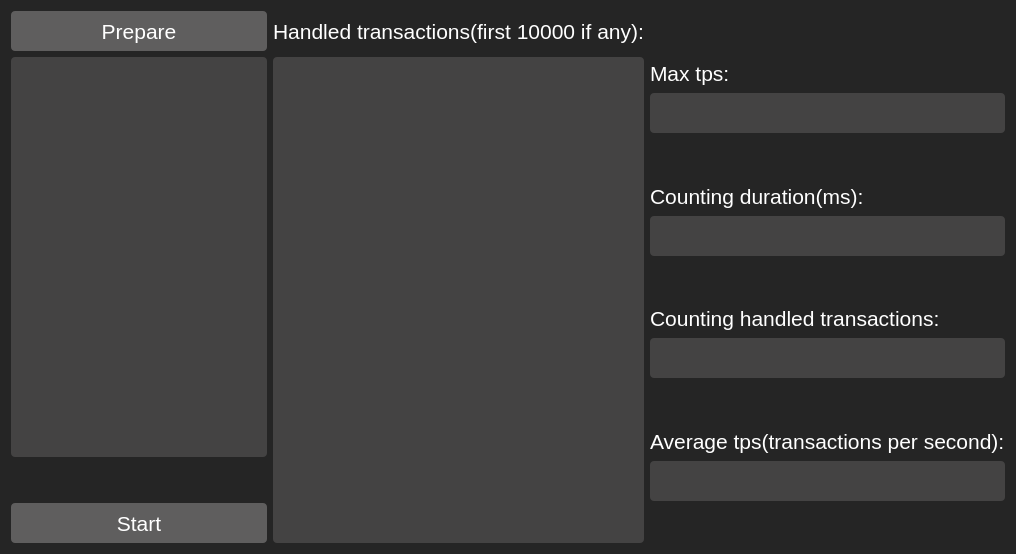
      <widget class="QWidget" name="tab">
       <property name="styleSheet">
        <string notr="true">background-color: rgb(37, 37, 37);</string>
       </property>
       <attribute name="title">
        <string>Benchmark Testing</string>
       </attribute>
       <layout class="QHBoxLayout" name="horizontalLayout_3" stretch="2,3">
        <item>
         <layout class="QVBoxLayout" name="verticalLayout">
          <item>
           <widget class="QPushButton" name="pushButtonInitialize">
            <property name="minimumSize">
             <size>
              <width>0</width>
              <height>40</height>
             </size>
            </property>
            <property name="maximumSize">
             <size>
              <width>16777215</width>
              <height>40</height>
             </size>
            </property>
            <property name="font">
             <font>
              <family>Arial</family>
              <pointsize>16</pointsize>
             </font>
            </property>
            <property name="styleSheet">
             <string notr="true">background-color: rgb(95, 94, 94);
color: rgb(255, 255, 255);
border-radius: 4px;</string>
            </property>
            <property name="text">
             <string>Prepare</string>
            </property>
           </widget>
          </item>
          <item>
           <widget class="QTextEdit" name="textEditCommonOut">
            <property name="minimumSize">
             <size>
              <width>0</width>
              <height>400</height>
             </size>
            </property>
            <property name="font">
             <font>
              <family>Arial</family>
              <pointsize>14</pointsize>
             </font>
            </property>
            <property name="styleSheet">
             <string notr="true">background-color: rgb(68, 67, 67);
color: rgb(255, 255, 255);
border-radius: 4px;</string>
            </property>
            <property name="readOnly">
             <bool>true</bool>
            </property>
           </widget>
          </item>
          <item>
           <spacer name="verticalSpacer">
            <property name="orientation">
             <enum>Qt::Vertical</enum>
            </property>
            <property name="sizeType">
             <enum>QSizePolicy::Fixed</enum>
            </property>
            <property name="sizeHint" stdset="0">
             <size>
              <width>20</width>
              <height>40</height>
             </size>
            </property>
           </spacer>
          </item>
          <item>
           <widget class="QPushButton" name="pushButtonRun">
            <property name="minimumSize">
             <size>
              <width>0</width>
              <height>40</height>
             </size>
            </property>
            <property name="maximumSize">
             <size>
              <width>16777215</width>
              <height>40</height>
             </size>
            </property>
            <property name="font">
             <font>
              <family>Arial</family>
              <pointsize>16</pointsize>
             </font>
            </property>
            <property name="styleSheet">
             <string notr="true">background-color: rgb(95, 94, 94);
color: rgb(255, 255, 255);
border-radius: 4px;</string>
            </property>
            <property name="text">
             <string>Start</string>
            </property>
            <property name="checkable">
             <bool>false</bool>
            </property>
           </widget>
          </item>
         </layout>
        </item>
        <item>
         <layout class="QVBoxLayout" name="verticalLayout_2" stretch="0">
          <item>
           <layout class="QHBoxLayout" name="horizontalLayout_5" stretch="2,1">
            <item>
             <layout class="QVBoxLayout" name="verticalLayout_13">
              <item>
               <widget class="QLabel" name="label_3">
                <property name="minimumSize">
                 <size>
                  <width>0</width>
                  <height>40</height>
                 </size>
                </property>
                <property name="maximumSize">
                 <size>
                  <width>16777215</width>
                  <height>40</height>
                 </size>
                </property>
                <property name="font">
                 <font>
                  <family>Arial</family>
                  <pointsize>16</pointsize>
                 </font>
                </property>
                <property name="styleSheet">
                 <string notr="true">background-color: rgb(37, 37, 37);
color: rgb(255, 255, 255);</string>
                </property>
                <property name="text">
                 <string>Handled transactions(first 10000 if any):</string>
                </property>
               </widget>
              </item>
              <item>
               <widget class="QTextEdit" name="textEditHandledTrxs">
                <property name="minimumSize">
                 <size>
                  <width>0</width>
                  <height>400</height>
                 </size>
                </property>
                <property name="font">
                 <font>
                  <family>Arial</family>
                  <pointsize>14</pointsize>
                 </font>
                </property>
                <property name="styleSheet">
                 <string notr="true">background-color: rgb(68, 67, 67);
color: rgb(255, 255, 255);
border-radius: 4px;</string>
                </property>
                <property name="readOnly">
                 <bool>true</bool>
                </property>
               </widget>
              </item>
             </layout>
            </item>
            <item>
             <layout class="QVBoxLayout" name="verticalLayout_12">
              <property name="spacing">
               <number>0</number>
              </property>
              <item>
               <spacer name="verticalSpacer_4">
                <property name="orientation">
                 <enum>Qt::Vertical</enum>
                </property>
                <property name="sizeHint" stdset="0">
                 <size>
                  <width>20</width>
                  <height>40</height>
                 </size>
                </property>
               </spacer>
              </item>
              <item>
               <widget class="QLabel" name="label_22">
                <property name="minimumSize">
                 <size>
                  <width>0</width>
                  <height>40</height>
                 </size>
                </property>
                <property name="maximumSize">
                 <size>
                  <width>16777215</width>
                  <height>40</height>
                 </size>
                </property>
                <property name="font">
                 <font>
                  <family>Arial</family>
                  <pointsize>16</pointsize>
                 </font>
                </property>
                <property name="styleSheet">
                 <string notr="true">background-color: rgb(37, 37, 37);
color: rgb(255, 255, 255);</string>
                </property>
                <property name="text">
                 <string>Max tps:</string>
                </property>
               </widget>
              </item>
              <item>
               <widget class="QLineEdit" name="lineEditMaxTPS">
                <property name="minimumSize">
                 <size>
                  <width>0</width>
                  <height>40</height>
                 </size>
                </property>
                <property name="maximumSize">
                 <size>
                  <width>16777215</width>
                  <height>40</height>
                 </size>
                </property>
                <property name="font">
                 <font>
                  <family>Arial</family>
                  <pointsize>16</pointsize>
                 </font>
                </property>
                <property name="styleSheet">
                 <string notr="true">background-color: rgb(68, 67, 67);
color: rgb(255, 255, 255);
border-radius: 4px;</string>
                </property>
                <property name="readOnly">
                 <bool>true</bool>
                </property>
               </widget>
              </item>
              <item>
               <spacer name="verticalSpacer_30">
                <property name="orientation">
                 <enum>Qt::Vertical</enum>
                </property>
                <property name="sizeHint" stdset="0">
                 <size>
                  <width>20</width>
                  <height>40</height>
                 </size>
                </property>
               </spacer>
              </item>
              <item>
               <widget class="QLabel" name="label_19">
                <property name="minimumSize">
                 <size>
                  <width>0</width>
                  <height>40</height>
                 </size>
                </property>
                <property name="maximumSize">
                 <size>
                  <width>16777215</width>
                  <height>40</height>
                 </size>
                </property>
                <property name="font">
                 <font>
                  <family>Arial</family>
                  <pointsize>16</pointsize>
                 </font>
                </property>
                <property name="styleSheet">
                 <string notr="true">background-color: rgb(37, 37, 37);
color: rgb(255, 255, 255);</string>
                </property>
                <property name="text">
                 <string>Counting duration(ms):</string>
                </property>
               </widget>
              </item>
              <item>
               <widget class="QLineEdit" name="lineEditTotalTime">
                <property name="minimumSize">
                 <size>
                  <width>0</width>
                  <height>40</height>
                 </size>
                </property>
                <property name="maximumSize">
                 <size>
                  <width>16777215</width>
                  <height>40</height>
                 </size>
                </property>
                <property name="font">
                 <font>
                  <family>Arial</family>
                  <pointsize>16</pointsize>
                 </font>
                </property>
                <property name="styleSheet">
                 <string notr="true">background-color: rgb(68, 67, 67);
color: rgb(255, 255, 255);
border-radius: 4px;</string>
                </property>
                <property name="readOnly">
                 <bool>true</bool>
                </property>
               </widget>
              </item>
              <item>
               <spacer name="verticalSpacer_12">
                <property name="orientation">
                 <enum>Qt::Vertical</enum>
                </property>
                <property name="sizeHint" stdset="0">
                 <size>
                  <width>20</width>
                  <height>40</height>
                 </size>
                </property>
               </spacer>
              </item>
              <item>
               <widget class="QLabel" name="label_17">
                <property name="minimumSize">
                 <size>
                  <width>0</width>
                  <height>40</height>
                 </size>
                </property>
                <property name="maximumSize">
                 <size>
                  <width>16777215</width>
                  <height>40</height>
                 </size>
                </property>
                <property name="font">
                 <font>
                  <family>Arial</family>
                  <pointsize>16</pointsize>
                 </font>
                </property>
                <property name="styleSheet">
                 <string notr="true">background-color: rgb(37, 37, 37);
color: rgb(255, 255, 255);</string>
                </property>
                <property name="text">
                 <string>Counting handled transactions:</string>
                </property>
               </widget>
              </item>
              <item>
               <widget class="QLineEdit" name="lineEditHandleTrxsCount">
                <property name="minimumSize">
                 <size>
                  <width>0</width>
                  <height>40</height>
                 </size>
                </property>
                <property name="maximumSize">
                 <size>
                  <width>16777215</width>
                  <height>40</height>
                 </size>
                </property>
                <property name="font">
                 <font>
                  <family>Arial</family>
                  <pointsize>16</pointsize>
                 </font>
                </property>
                <property name="styleSheet">
                 <string notr="true">background-color: rgb(68, 67, 67);
color: rgb(255, 255, 255);
border-radius: 4px;</string>
                </property>
                <property name="readOnly">
                 <bool>true</bool>
                </property>
               </widget>
              </item>
              <item>
               <spacer name="verticalSpacer_5">
                <property name="orientation">
                 <enum>Qt::Vertical</enum>
                </property>
                <property name="sizeHint" stdset="0">
                 <size>
                  <width>20</width>
                  <height>40</height>
                 </size>
                </property>
               </spacer>
              </item>
              <item>
               <widget class="QLabel" name="label_20">
                <property name="minimumSize">
                 <size>
                  <width>0</width>
                  <height>40</height>
                 </size>
                </property>
                <property name="maximumSize">
                 <size>
                  <width>16777215</width>
                  <height>40</height>
                 </size>
                </property>
                <property name="font">
                 <font>
                  <family>Arial</family>
                  <pointsize>16</pointsize>
                 </font>
                </property>
                <property name="styleSheet">
                 <string notr="true">background-color: rgb(37, 37, 37);
color: rgb(255, 255, 255);</string>
                </property>
                <property name="text">
                 <string>Average tps(transactions per second):</string>
                </property>
               </widget>
              </item>
              <item>
               <widget class="QLineEdit" name="lineEditAverageTPS">
                <property name="minimumSize">
                 <size>
                  <width>0</width>
                  <height>40</height>
                 </size>
                </property>
                <property name="maximumSize">
                 <size>
                  <width>16777215</width>
                  <height>40</height>
                 </size>
                </property>
                <property name="font">
                 <font>
                  <family>Arial</family>
                  <pointsize>16</pointsize>
                 </font>
                </property>
                <property name="styleSheet">
                 <string notr="true">background-color: rgb(68, 67, 67);
color: rgb(255, 255, 255);
border-radius: 4px;</string>
                </property>
                <property name="readOnly">
                 <bool>true</bool>
                </property>
               </widget>
              </item>
              <item>
               <spacer name="verticalSpacer_23">
                <property name="orientation">
                 <enum>Qt::Vertical</enum>
                </property>
                <property name="sizeHint" stdset="0">
                 <size>
                  <width>20</width>
                  <height>40</height>
                 </size>
                </property>
               </spacer>
              </item>
             </layout>
            </item>
           </layout>
          </item>
         </layout>
        </item>
       </layout>
      </widget>
